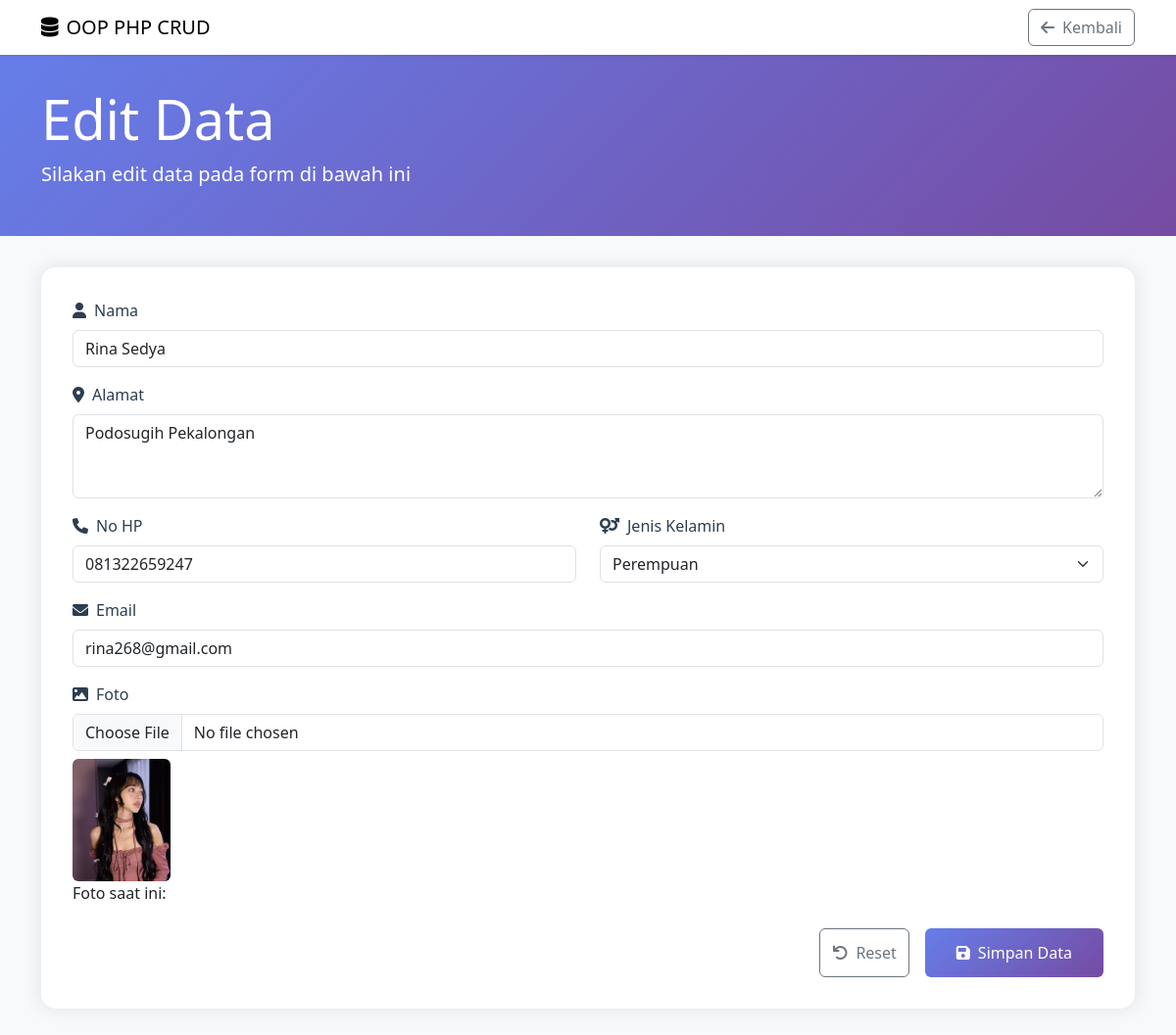
The app's page /edit.php?id=4 with its own data.
### tables this page shows
CREATE TABLE `tb_users` (
  `id` int(11) NOT NULL,
  `nama` varchar(255) NOT NULL,
  `alamat` varchar(255) NOT NULL,
  `nohp` char(13) NOT NULL,
  `jenis_kelamin` enum('Laki-laki','Perempuan') NOT NULL,
  `email` varchar(100) NOT NULL,
  `foto` varchar(255) NOT NULL
);

### database.php (called while the page is built, shortened)
<?php
class Database
{
    public $host = "localhost";
    public $username = "root";
    public $password = "";
    public $database = "db_php";
    public $connect;
    function __construct()
    {
        $this->connect = mysqli_connect($this->host, $this->username, $this->password, $this->database);
    }
    function editData($id)
    {
        $data = mysqli_query($this->connect, "SELECT * FROM tb_users WHERE id='$id'");
        $rows = mysqli_fetch_all($data, MYSQLI_ASSOC);
        return $rows;
    }
}

### edit.php (the view, shortened to what this page needs)
<?php
include 'database.php';
$db = new Database();
$detail = $db->editData($_GET['id']);
?>
<!doctype html>
<html lang="en">
<head>
    <link href="https://cdn.jsdelivr.net/npm/bootstrap@5.3.3/dist/css/bootstrap.min.css" rel="stylesheet">
    <link href="https://cdnjs.cloudflare.com/ajax/libs/font-awesome/6.0.0/css/all.min.css" rel="stylesheet">
</head>
<body>
    <nav class="navbar navbar-expand-lg navbar-light bg-white shadow-sm">
        <div class="container">
            <a class="navbar-brand" href="#">
                <i class="fas fa-database me-2"></i>OOP PHP CRUD
            </a>
            <a href="index.php" class="btn btn-outline-secondary">
                <i class="fas fa-arrow-left me-2"></i>Kembali
            </a>
        </div>
    </nav>
    <div class="page-header">
        <div class="container">
            <h1 class="display-4">Edit Data</h1>
            <p class="lead">Silakan edit data pada form di bawah ini</p>
        </div>
    </div>
    <div class="container">
        <div class="form-container">
            <form method="POST" action="proses.php?aksi=update" enctype="multipart/form-data" class="needs-validation" novalidate>
                <?php
                foreach ($detail as $dataUser) {
                ?>
                    <div class="mb-3">
                        <label for="nama" class="form-label">
                            <i class="fas fa-user me-2"></i>Nama
                        </label>
                        <input type="text" class="form-control" id="nama" name="nama" value="<?php echo $dataUser['nama'] ?>" required>
                    </div>
                    <div class="mb-3">
                        <label for="alamat" class="form-label">
                            <i class="fas fa-map-marker-alt me-2"></i>Alamat
                        </label>
                        <textarea class="form-control" id="alamat" name="alamat" rows="3" required><?php echo $dataUser['alamat'] ?></textarea>
                    </div>
                    <div class="row">
                        <div class="col-md-6 mb-3">
                            <label for="nohp" class="form-label">
                                <i class="fas fa-phone me-2"></i>No HP
                            </label>
                            <input type="tel" class="form-control" id="nohp" name="nohp" value="<?php echo $dataUser['nohp'] ?>" required>
                        </div>
                        <div class="col-md-6 mb-3">
                            <label for="jenis_kelamin" class="form-label">
                                <i class="fas fa-venus-mars me-2"></i>Jenis Kelamin
                            </label>
                            <select class="form-select" id="jenis_kelamin" name="jenis_kelamin" required>
                                <option value="Perempuan" <?php echo ($dataUser['jenis_kelamin'] == 'Perempuan') ? 'selected' : ''; ?>>Perempuan</option>
                            </select>
                        </div>
                    </div>
                    <div class="mb-3">
                        <label for="email" class="form-label">
                            <i class="fas fa-envelope me-2"></i>Email
                        </label>
                        <input type="email" class="form-control" id="email" name="email" value="<?php echo $dataUser['email'] ?>" required>
                    </div>
                    <div class="mb-4">
                        <label for="foto" class="form-label">
                            <i class="fas fa-image me-2"></i>Foto
                        </label>
                        <input type="file" class="form-control" id="foto" name="foto" accept="image/*">
                        <?php if (!empty($dataUser['foto'])) { ?>
                            <img src="uploads/<?php echo $dataUser['foto']; ?>" class="preview-image rounded mt-2" width="100">
                            <p>Foto saat ini:</p>
                        <?php } ?>
                    </div>
                <?php
                }
                ?>
                <div class="d-grid gap-2 d-md-flex justify-content-md-end">
                    <button type="reset" class="btn btn-outline-secondary me-2">
                        <i class="fas fa-undo me-2"></i>Reset
                    </button>
                    <button type="submit" class="btn btn-submit text-white">
                        <i class="fas fa-save me-2"></i>Simpan Data
                    </button>
                </div>
            </form>
        </div>
    </div>
</body>
</html>

### edit.php (style rules this page uses)
body { background-color: #f8f9fa; }
.form-container { background: white; border-radius: 15px; box-shadow: 0 0 20px rgba(0, 0, 0, 0.1); padding: 2rem; margin-top: 2rem; margin-bottom: 2rem; }
.page-header { background: linear-gradient(135deg, #667eea 0%, #764ba2 100%); color: white; padding: 2rem 0; margin-bottom: 2rem; }
.form-label { font-weight: 500; color: #2c3e50; }
.btn-submit { background: linear-gradient(135deg, #667eea 0%, #764ba2 100%); border: none; padding: 0.8rem 2rem; font-weight: 500; }
.preview-image { max-width: 200px; display: block; margin-top: 10px; }

### records on screen
tb_users: nama "Rina Sedya", alamat "Podosugih Pekalongan", nohp "081322659247", jenis_kelamin "Perempuan", email "rina268@gmail.com", foto (picture)
